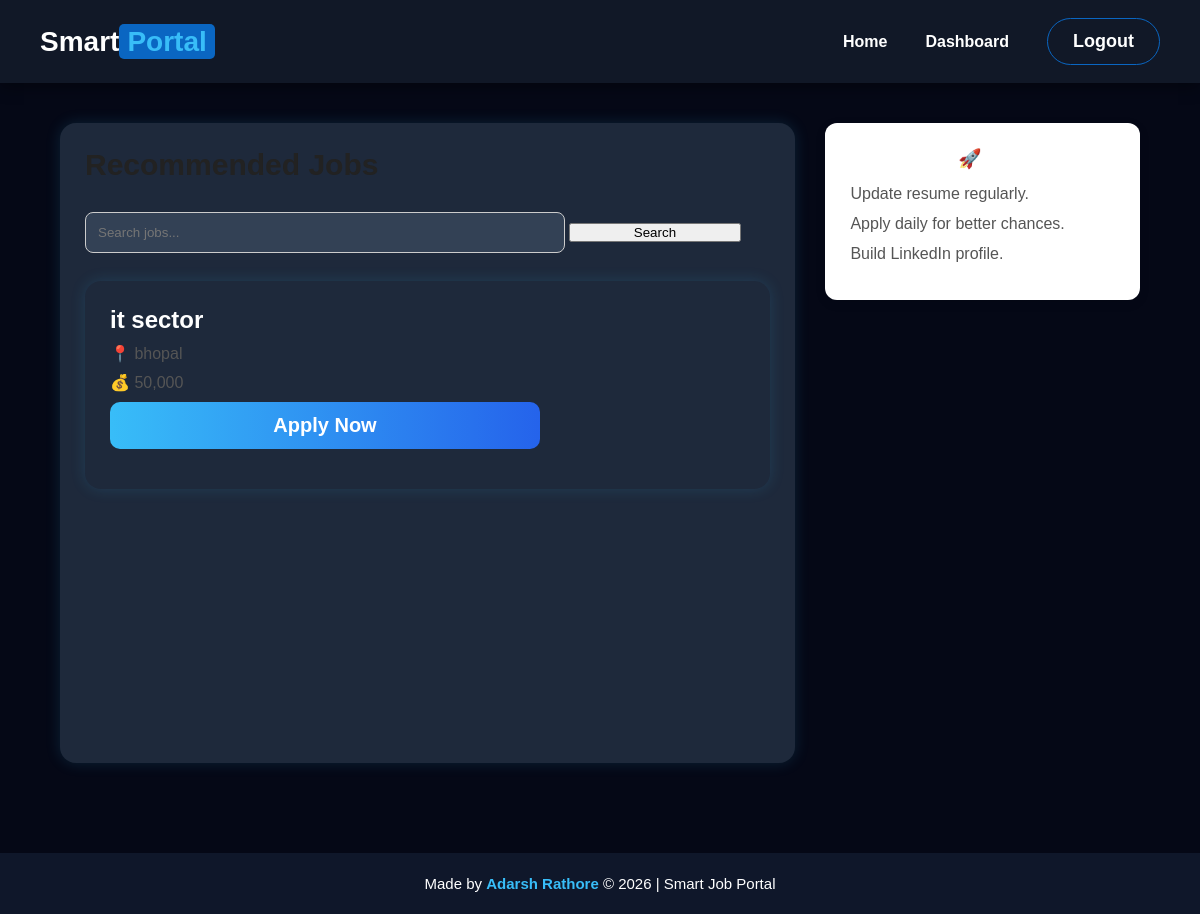
/jobs, run on an earlier commit of the app's database.
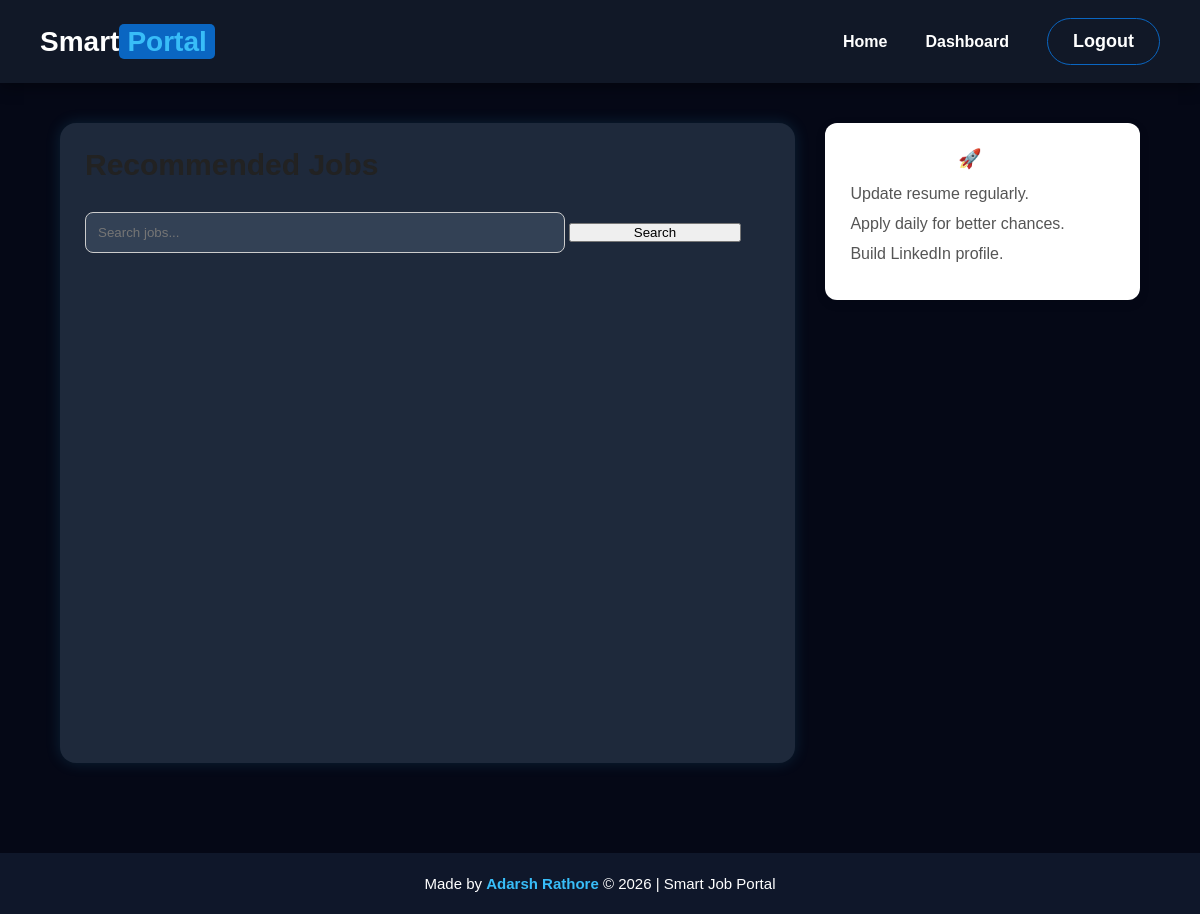
And on a later commit of the database.
### tables this page shows
CREATE TABLE jobs (
    id INTEGER PRIMARY KEY AUTOINCREMENT,
    title TEXT,
    location TEXT,
    salary TEXT
);

### app.py (the view)
@app.route('/jobs')
def jobs():
    search = request.args.get('search', '')
    conn = sqlite3.connect('database.db')
    cur = conn.cursor()
    cur.execute(
       "SELECT * FROM jobs WHERE title LIKE ? OR location LIKE ? OR salary LIKE ?",
        ('%'+search+'%', '%'+search+'%', '%'+search+'%')
    )
    jobs_data = cur.fetchall()
    conn.close()
    return render_template('jobs.html', jobs=jobs_data)

### templates/jobs.html (shortened to what this page needs)
<!DOCTYPE html>
<html lang="en">
<head>
<link rel="stylesheet" href="{{ url_for('static', filename='css/style.css') }}">
</head>
<body>
<nav class="navbar">
<div class="logo">
Smart<span>Portal</span>
</div>
<div class="nav-right">
<a href="/">Home</a>
<a href="/dashboard">Dashboard</a>
<a href="/login" class="sign-btn">Logout</a>
</div>
</nav>
<section class="jobs-page">
<div class="jobs-left">
<h2>Recommended Jobs</h2>
<form method="GET" action="/jobs">
<input type="text" name="search" placeholder="Search jobs..." style="width:70%; padding:12px; border-radius:8px; border:1px solid #ccc;">
<button type="submit" style="width:25%;">Search</button>
</form>
<br>
{% for job in jobs %}
<div class="job-box">
<h3>{{ job[1] }}</h3>
<p>📍 {{ job[2] }}</p>
<p>💰 {{ job[3] }}</p>
<a href="/apply/{{ job[1] }}/{{ job[2] }}/{{ job[3] }}">
<button class="blue-btn">Apply Now</button>
</a>
</div>
{% endfor %}
</div>
<div class="jobs-right">
<div class="side-box">
<h3>Career Tips 🚀</h3>
<p>Update resume regularly.</p>
<p>Apply daily for better chances.</p>
<p>Build LinkedIn profile.</p>
</div>
</div>
</section>
<footer class="footer">
Made by <b>Adarsh Rathore</b> © 2026 | Smart Job Portal
</footer>
</body>
</html>

### static/css/style.css (style rules this page uses)
* { margin:0; padding:0; box-sizing:border-box; font-family:Arial, Helvetica, sans-serif; }
body { background:#f3f2ef; }
.navbar { width:100%; background:white; padding:15px 60px; display:flex; justify-content:space-between; align-items:center; box-shadow:0 2px 8px rgba(0,0,0,0.08); }
.logo { font-size:38px; font-weight:bold; color:#0a66c2; }
.logo span { background:#0a66c2; color:white; padding:2px 8px; border-radius:5px; }
.nav-right { display:flex; align-items:center; gap:20px; }
.sign-btn { text-decoration:none; border:1px solid #0a66c2; color:#0a66c2; padding:12px 25px; border-radius:30px; font-size:18px; }
.jobs-page { width:100%; min-height:90vh; display:flex; gap:30px; padding:40px 60px; }
.jobs-left { width:70%; }
.jobs-left h2 { margin-bottom:20px; font-size:30px; color:#222; }
.jobs-right { width:30%; }
.side-box { background:white; padding:25px; border-radius:12px; box-shadow:0 3px 12px rgba(0,0,0,0.08); }
.side-box h3 { margin-bottom:15px; }
.side-box p { margin-bottom:12px; color:#555; }
body { background:#0f172a; color:white; font-family:Arial, sans-serif; margin:0; padding:0; }
.navbar { background:#111827; padding:18px 40px; display:flex; justify-content:space-between; align-items:center; box-shadow:0 4px 15px rgba(0,0,0,0.4); }
.logo { font-size:28px; font-weight:bold; color:white; }
.logo span { color:#38bdf8; }
.nav-right a { color:white; text-decoration:none; margin-left:20px; font-weight:bold; transition:0.3s; }
.login-box,.job-box,.hero-left,.jobs-left { background:#1e293b; padding:25px; border-radius:16px; box-shadow:0 0 15px rgba(56,189,248,0.15); }
input,textarea { width:100%; padding:12px; margin:10px 0; border:none; border-radius:10px; background:#334155; color:white; }
.login-box, .job-box, .hero-left, .jobs-left { animation:fadeUp 1s ease; }
.footer { width:100%; text-align:center; padding:20px; background:#111827; color:#fff; font-size:15px; margin-top:30px; display:block; }
.footer b { color:#38bdf8; }
body { background:#0b1120; color:white; font-family:Arial, sans-serif; margin:0; padding:0; scroll-behavior:smooth; }
.navbar { display:flex; justify-content:space-between; align-items:center; padding:18px 40px; background:#111827; position:sticky; top:0; z-index:1000; }
.logo { font-size:28px; font-weight:bold; }
.nav-right a { color:white; margin-left:18px; text-decoration:none; font-weight:bold; }
.footer { text-align:center; padding:20px; background:#111827; margin-top:40px; }
body { margin:0; font-family:Arial,sans-serif; background:#050816; color:white; overflow-x:hidden; }
.navbar { display:flex; justify-content:space-between; padding:18px 40px; position:sticky; top:0; z-index:1000; }
.footer { text-align:center; padding:22px; margin-top:50px; background:#0f172a; }

What changed in the data, as far as the page shows it:
removed jobs: title "it sector", location "bhopal", salary "50,000"
